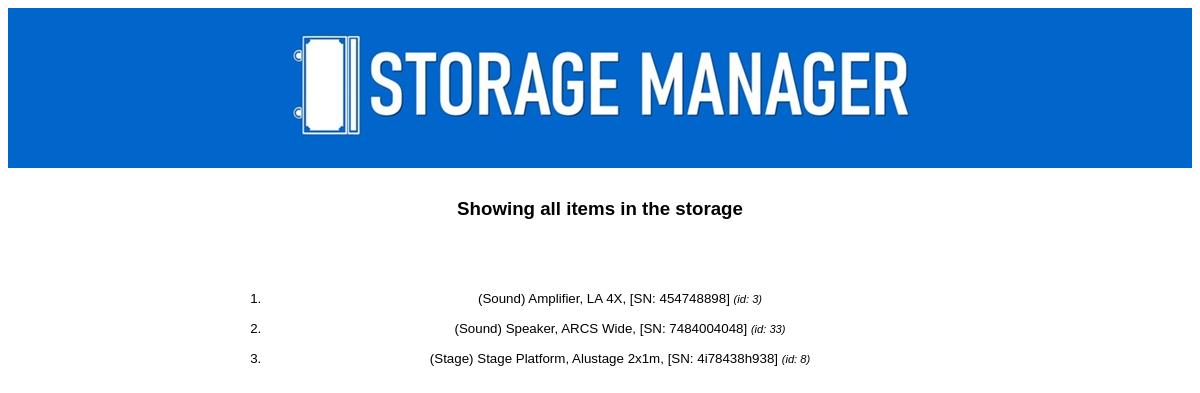
Before: /show_all/ with the older database file.
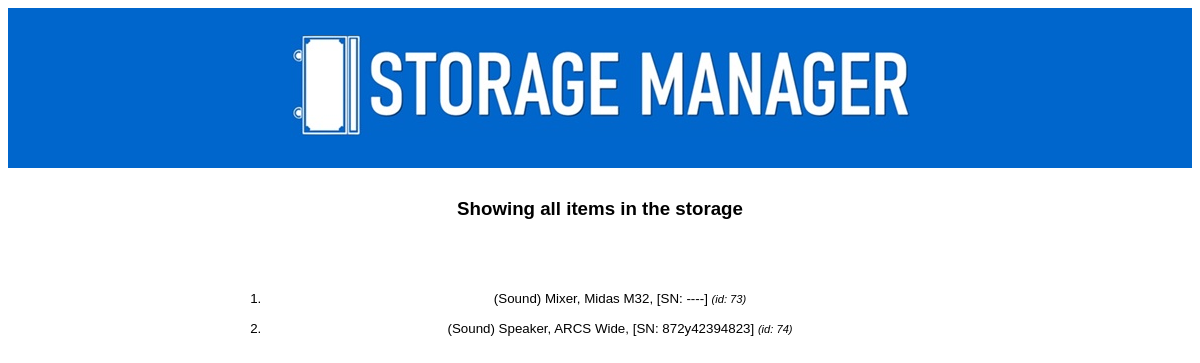
After: the same page with the newer database file.
### storage/models.py (models this page shows)
class Item(models.Model):
    category = models.CharField(max_length=100)
    type = models.CharField(max_length=160)
    model = models.CharField(max_length=160)
    serial_number = models.CharField(max_length=20)
    def __str__(self):
        return f'({self.category}) {self.type}, {self.model}, [SN: {self.serial_number}]'

### storage/views.py (the view)
# urls.py: path('show_all/', ShowAllListView.as_view(), name='show-all'),
class ShowAllListView(ListView):
    model = Item
    template_name = 'storage/show_all.html'
    context_object_name = 'all_items'
    ordering = ['category', 'type']

### storage/templates/storage/show_all.html (shortened to what this page needs)
{% extends "storage/base.html" %}
{% block content %}
    <h3> Showing all items in the storage</h3>
    <br>
    <br>
        <div class="all_items">
            <ol>
                {% for item in all_items %}
                    <li class="item_list">{{ item }} <small class="id">(id: {{ item.id }})</small></li>
                {% endfor %}
            </ol>
        </div>
{% endblock content %}

### storage/templates/storage/base.html (shortened to what this page needs)
{% load static %}
<!DOCTYPE html>
<html lang="en">
    <head>
        <link rel="stylesheet" type="text/css" href={% static "css/main.css" %}>
    </head>
    <div class="main">
        <div class="logo">
            <a href="{% url 'main-page' %}"><img src="{% static "images/logo.jpg" %}" alt=""></a>
        </div>
    </div>
    <body>
        {% block content %} {% endblock %}
    </body>
</html>

### storage/static/css/main.css (style rules this page uses)
.main { background: #0066CC; min-height: 160px; margin-bottom: 30px; text-align: center; }
.logo { padding-top: 27px; opacity: 1; }
h3 { font-family: Tahoma, Geneva, sans-serif; text-align: center; size: 10pt; }
li { font-family: Tahoma, Geneva, sans-serif; font-size: 12pt; margin-bottom: 8px; }
.all_items { width: 750px; margin: auto; text-align: center; }
small.id { size: 4pt; font-style: italic; }
.item_list { margin-bottom: 15px; font-size: 10pt; font-family: Tahoma, Geneva, sans-serif; }

Changed rows visible on the page:
removed Item: category+type+model "(Sound) Amplifier, LA 4X, [SN: 454748898]", id "3"
removed Item: category+type+model "(Sound) Speaker, ARCS Wide, [SN: 7484004048]", id "33"
removed Item: category+type+model "(Stage) Stage Platform, Alustage 2x1m, [SN: 4i78438h938]", id "8"
added Item: category+type+model "(Sound) Mixer, Midas M32, [SN: ----]", id "73"
added Item: category+type+model "(Sound) Speaker, ARCS Wide, [SN: 872y42394823]", id "74"
